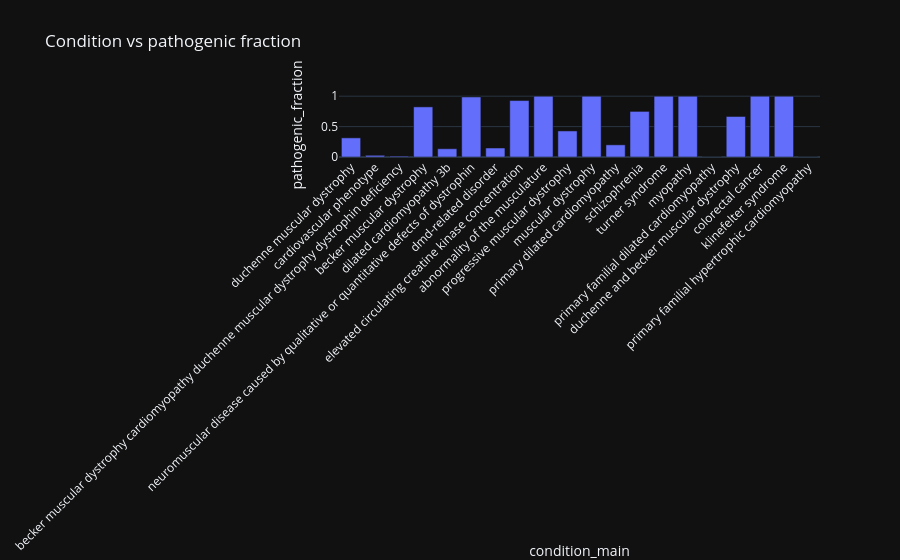

Notebook code cell kept with this figure:
### Markdown cell above
## 6. 📊 condition vs pathogenic

### Code cell
top = d['condition_main'].value_counts().head(20).index
tbl = d[d['condition_main'].isin(top)].groupby('condition_main').agg(pathogenic_fraction=('pathogenic', 'mean'), n=('var_id', 'size')).reset_index().sort_values('n', ascending=False)
display(tbl)
fig = px.bar(tbl, x='condition_main', y='pathogenic_fraction', hover_data=['n'], title='Condition vs pathogenic fraction')
fig.update_xaxes(tickangle=-45)
fig.show()

### Figure 1 — Plotly figure (JSON) as saved in the notebook; plotly's stock layout.template omitted (floating-point values rounded to 4 significant figures)
{"data": [{"customdata": [[6793], [752], [560], [199], [162], [161], [27], [14], [13], [7], [6], [5], [4], [4], [3], [3], [3], [3], [3], [2]], "hovertemplate": "condition_main=%{x}<br>pathogenic_fraction=%{y}<br>n=%{customdata[0]}<extra></extra>", "legendgroup": "", "marker": {"color": "#636efa", "pattern": {"shape": ""}}, "name": "", "orientation": "v", "showlegend": false, "textposition": "auto", "x": ["duchenne muscular dystrophy", "cardiovascular phenotype", "becker muscular dystrophy cardiomyopathy duchenne muscular dystrophy dystrophin deficiency", "becker muscular dystrophy", "dilated cardiomyopathy 3b", "neuromuscular disease caused by qualitative or quantitative defects of dystrophin", "dmd-related disorder", "elevated circulating creatine kinase concentration", "abnormality of the musculature", "progressive muscular dystrophy", "muscular dystrophy", "primary dilated cardiomyopathy", "schizophrenia", "turner syndrome", "myopathy", "primary familial dilated cardiomyopathy", "duchenne and becker muscular dystrophy", "colorectal cancer", "klinefelter syndrome", "primary familial hypertrophic cardiomyopathy"], "xaxis": "x", "y": [0.3147, 0.02793, 0.01429, 0.8241, 0.1358, 0.9876, 0.1481, 0.9286, 1.0, 0.4286, 1.0, 0.2, 0.75, 1.0, 1.0, 0.0, 0.6667, 1.0, 1.0, 0.0], "yaxis": "y", "type": "bar"}], "layout": {"xaxis": {"anchor": "y", "domain": [0.0, 1.0], "title": {"text": "condition_main"}, "tickangle": -45}, "yaxis": {"anchor": "x", "domain": [0.0, 1.0], "title": {"text": "pathogenic_fraction"}}, "legend": {"tracegroupgap": 0}, "title": {"text": "Condition vs pathogenic fraction"}, "barmode": "relative"}}
